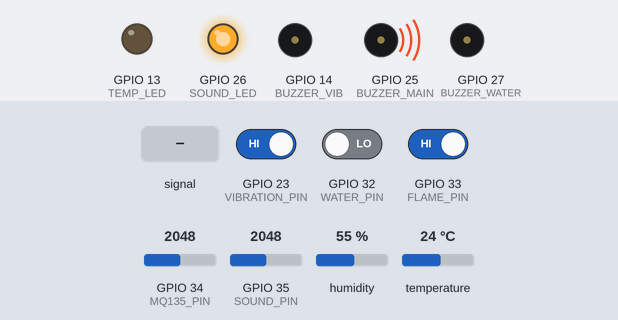
The sketch below on a simulated ESP32. On the bench: output pins drawn as LEDs (lit = HIGH), buzzer (waves = sounding, pin HIGH). Inputs (shaded band) come from the test bench; at power-on: GPIO 34 (MQ135_PIN) = 2048, GPIO 23 (VIBRATION_PIN) HIGH, GPIO 35 (SOUND_PIN) = 2048, GPIO 32 (WATER_PIN) LOW, GPIO 33 (FLAME_PIN) HIGH, humidity 55 %, temperature 24 °C. WiFi joins after 1.5 s; servers stay silent unless stated; uploads are accepted with an empty reply; what the sketch prints to the serial monitor is not drawn.

Above: at 2.7 s.
2.8 s: GPIO 35 (SOUND_PIN) fed a 200 Hz sine of ±1842 counts around its level
At 4.8 s:
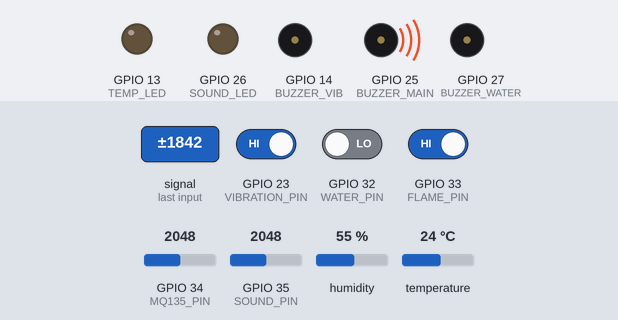
5.8 s: GPIO 34 (MQ135_PIN) set to 1041
12.0 s: GPIO 34 (MQ135_PIN) set to 927
15.0 s: GPIO 23 (VIBRATION_PIN) driven LOW
At 17.6 s:
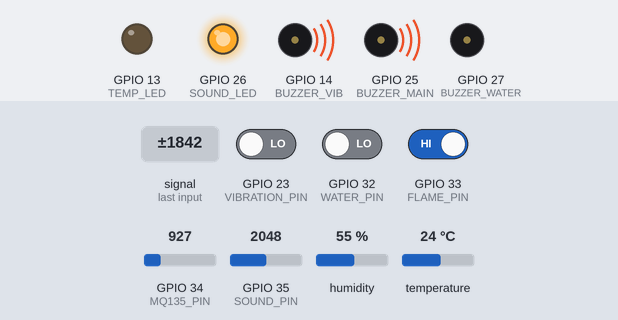
18.7 s: GPIO 35 (SOUND_PIN) set to 1084
21.7 s: GPIO 35 (SOUND_PIN) set to 980
At 23.1 s:
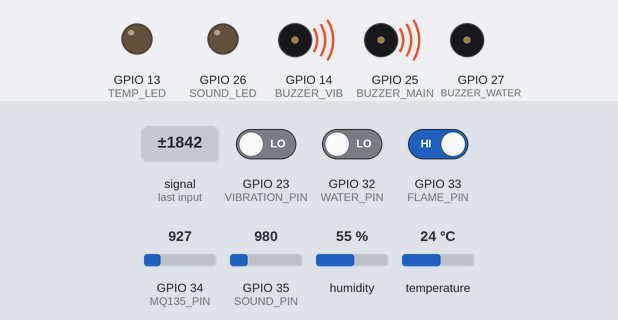
Timing chart, 0 to 24.7 s (numbered marks = the images above; inputs shaded):
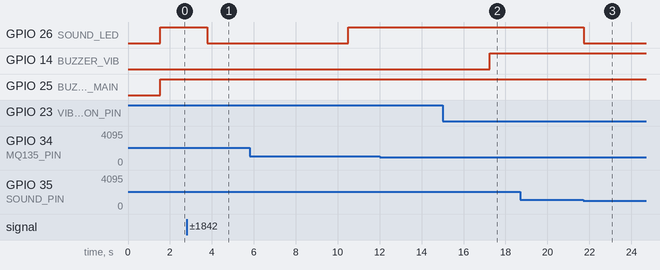

The sketch:

esp32_code.ino
```cpp
#include <WiFi.h>
#include <HTTPClient.h>
#include <WiFiClientSecure.h>
#include <DHT.h>

// ---------------- PINS ----------------
#define FLAME_PIN 33
#define MQ135_PIN 34
#define SOUND_PIN 35
#define WATER_PIN 32
#define VIBRATION_PIN 23

#define BUZZER_MAIN 25
#define BUZZER_WATER 27
#define BUZZER_VIB 14

#define SOUND_LED 26
#define TEMP_LED 13

// ---------------- DHT ----------------
#define DHTPIN 4
#define DHTTYPE DHT11
DHT dht(DHTPIN, DHTTYPE);

// ---------------- WIFI ----------------
const char* ssid = "ONE PLUS MAAZ";
const char* password = "maazmk02";

// ---------------- FIREBASE ----------------
String firebaseHost = "https://smart-industrial-safety-d5554-default-rtdb.asia-southeast1.firebasedatabase.app";

// ---------------- THRESHOLDS ----------------
int gasThreshold = 600;
int soundThreshold = 1020;
float tempLimit = 35.0;
float humLimit = 80.0;

void setup() {
  Serial.begin(115200);

  pinMode(FLAME_PIN, INPUT);
  pinMode(WATER_PIN, INPUT);
  pinMode(VIBRATION_PIN, INPUT);

  pinMode(BUZZER_MAIN, OUTPUT);
  pinMode(BUZZER_WATER, OUTPUT);
  pinMode(BUZZER_VIB, OUTPUT);

  pinMode(SOUND_LED, OUTPUT);
  pinMode(TEMP_LED, OUTPUT);

  dht.begin();

  WiFi.begin(ssid, password);
  Serial.print("Connecting WiFi");

  while (WiFi.status() != WL_CONNECTED) {
    delay(500);
    Serial.print(".");
  }

  Serial.println("\n✅ WiFi Connected");
}

void loop() {

  // ---------------- READ SENSORS ----------------
  int flame = digitalRead(FLAME_PIN);
  int gasValue = analogRead(MQ135_PIN);
  int soundValue = analogRead(SOUND_PIN);
  int vibState = digitalRead(VIBRATION_PIN);
  int waterState = digitalRead(WATER_PIN);

  float temperature = dht.readTemperature();
  float humidity = dht.readHumidity();

  if (isnan(temperature) || isnan(humidity)) {
    Serial.println("❌ DHT ERROR");
    delay(2000);
    return;
  }

  // ---------------- CONDITIONS ----------------
  bool fireDetected = (flame == LOW);
  bool gasDetected = (gasValue > gasThreshold);
  bool soundDetected = (soundValue > soundThreshold);
  bool vibDetected = (vibState == LOW);
  bool tempAlert = (temperature > tempLimit || humidity > humLimit);
  bool tankFull = (waterState == HIGH);

  // ---------------- BUZZERS ----------------
  digitalWrite(BUZZER_MAIN, (fireDetected || gasDetected));
  digitalWrite(BUZZER_WATER, tankFull);
  digitalWrite(BUZZER_VIB, vibDetected);

  // ---------------- LED ----------------
  digitalWrite(SOUND_LED, soundDetected);
  digitalWrite(TEMP_LED, tempAlert);

  // ---------------- SERIAL ----------------
  Serial.println("\n----- SYSTEM STATUS -----");
  Serial.println("Gas: " + String(gasValue));
  Serial.println("Sound: " + String(soundValue));
  Serial.println("Vibration: " + String(vibState));
  Serial.println("Temp: " + String(temperature));
  Serial.println("Humidity: " + String(humidity));
  Serial.println("Water: " + String(waterState));

  // ---------------- FIREBASE ----------------
  if (WiFi.status() == WL_CONNECTED) {

    WiFiClientSecure client;
    client.setInsecure();  // 🔓 VERY IMPORTANT

    HTTPClient http;
    String url = firebaseHost + "/sensor.json";

    http.begin(client, url);   // ✅ FIXED
    http.addHeader("Content-Type", "application/json");

    String json = "{";
    json += "\"fire\":\"" + String(fireDetected ? "FIRE DETECTED" : "SAFE") + "\",";
    json += "\"gas\":{\"value\":" + String(gasValue) + ",\"status\":\"" + String(gasDetected ? "GAS DETECTED" : "SAFE") + "\"},";
    json += "\"sound\":{\"value\":" + String(soundValue) + ",\"status\":\"" + String(soundDetected ? "HIGH" : "NORMAL") + "\"},";
    json += "\"vibration\":{\"value\":" + String(vibState) + ",\"status\":\"" + String(vibDetected ? "DETECTED" : "NORMAL") + "\"},";
    json += "\"temperature\":" + String(temperature) + ",";
    json += "\"humidity\":" + String(humidity) + ",";
    json += "\"water\":\"" + String(tankFull ? "FULL" : "EMPTY") + "\"";
    json += "}";

    Serial.println("Sending JSON:");
    Serial.println(json);

    int response = http.PUT(json);

    Serial.print("Firebase Response: ");
    Serial.println(response);

    if (response > 0) {
      Serial.println(http.getString());
    }

    http.end();
  }

  delay(2000);
}
```

Measured:
- the behaviour switches between 1021 and 1020 on GPIO 35 (SOUND_PIN) (found by bisection; images 2 and 3)
- after the input at 2.8 s, GPIO 26 (SOUND_LED): HIGH → LOW after 0.97 s
- after the input at 12.0 s, every drawn part: stays the same
- after the input at 15.0 s, GPIO 14 (BUZZER_VIB): LOW → HIGH after 2.2 s
- after the input at 18.7 s, every drawn part: stays the same
- after the input at 21.7 s, GPIO 26 (SOUND_LED): HIGH → LOW at once
